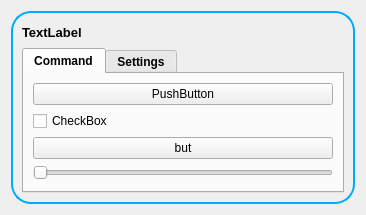
<?xml version="1.0" encoding="UTF-8"?>
<ui version="4.0">
 <class>sliderW</class>
 <widget class="QWidget" name="sliderW">
  <property name="geometry">
   <rect>
    <x>0</x>
    <y>0</y>
    <width>350</width>
    <height>214</height>
   </rect>
  </property>
  <property name="windowTitle">
   <string>Slider Widget</string>
  </property>
  <layout class="QVBoxLayout" name="verticalLayout">
   <item>
    <widget class="QFrame" name="frame">
     <property name="font">
      <font>
       <family>Tahoma</family>
       <pointsize>8</pointsize>
       <weight>50</weight>
       <italic>false</italic>
       <bold>false</bold>
      </font>
     </property>
     <property name="styleSheet">
      <string notr="true">#frame {
border-radius: 20px;
border: 2px solid rgb(0, 170, 255);
}	
</string>
     </property>
     <property name="frameShape">
      <enum>QFrame::Box</enum>
     </property>
     <property name="frameShadow">
      <enum>QFrame::Raised</enum>
     </property>
     <property name="lineWidth">
      <number>3</number>
     </property>
     <layout class="QVBoxLayout" name="verticalLayout_2">
      <item>
       <layout class="QHBoxLayout" name="horizontalLayout">
        <item>
         <widget class="QLabel" name="label">
          <property name="font">
           <font>
            <pointsize>10</pointsize>
            <weight>75</weight>
            <bold>true</bold>
           </font>
          </property>
          <property name="text">
           <string>TextLabel</string>
          </property>
         </widget>
        </item>
        <item>
         <spacer name="horizontalSpacer">
          <property name="orientation">
           <enum>Qt::Horizontal</enum>
          </property>
          <property name="sizeHint" stdset="0">
           <size>
            <width>40</width>
            <height>20</height>
           </size>
          </property>
         </spacer>
        </item>
        <item>
         <widget class="ClickableLabel" name="labelPos">
          <property name="autoFillBackground">
           <bool>true</bool>
          </property>
          <property name="text">
           <string/>
          </property>
          <property name="textFormat">
           <enum>Qt::PlainText</enum>
          </property>
          <property name="pixmap">
           <pixmap resource="appresources.qrc">:/Icons/Icons/icons8-données-dans-les-deux-directions-48.png</pixmap>
          </property>
          <property name="scaledContents">
           <bool>true</bool>
          </property>
         </widget>
        </item>
        <item>
         <spacer name="horizontalSpacer_2">
          <property name="orientation">
           <enum>Qt::Horizontal</enum>
          </property>
          <property name="sizeType">
           <enum>QSizePolicy::Fixed</enum>
          </property>
          <property name="sizeHint" stdset="0">
           <size>
            <width>20</width>
            <height>20</height>
           </size>
          </property>
         </spacer>
        </item>
        <item>
         <widget class="QLabel" name="labelDel">
          <property name="text">
           <string/>
          </property>
          <property name="pixmap">
           <pixmap resource="appresources.qrc">:/Icons/Icons/icons8-supprimer-pour-toujours-48.png</pixmap>
          </property>
         </widget>
        </item>
       </layout>
      </item>
      <item>
       <widget class="QTabWidget" name="tabWidget">
        <property name="sizePolicy">
         <sizepolicy hsizetype="MinimumExpanding" vsizetype="Expanding">
          <horstretch>0</horstretch>
          <verstretch>0</verstretch>
         </sizepolicy>
        </property>
        <property name="font">
         <font>
          <weight>75</weight>
          <bold>true</bold>
         </font>
        </property>
        <property name="currentIndex">
         <number>0</number>
        </property>
        <widget class="QWidget" name="tab">
         <attribute name="title">
          <string>Command</string>
         </attribute>
         <layout class="QVBoxLayout" name="verticalLayout_3">
          <item>
           <widget class="QPushButton" name="pushButton">
            <property name="text">
             <string>PushButton</string>
            </property>
           </widget>
          </item>
          <item>
           <widget class="QCheckBox" name="checkBox">
            <property name="text">
             <string>CheckBox</string>
            </property>
           </widget>
          </item>
          <item>
           <widget class="QPushButton" name="pushButton_2">
            <property name="text">
             <string>but</string>
            </property>
           </widget>
          </item>
          <item>
           <widget class="QSlider" name="horizontalSlider">
            <property name="minimumSize">
             <size>
              <width>300</width>
              <height>0</height>
             </size>
            </property>
            <property name="orientation">
             <enum>Qt::Horizontal</enum>
            </property>
           </widget>
          </item>
         </layout>
        </widget>
        <widget class="QWidget" name="tab_2">
         <attribute name="title">
          <string>Settings</string>
         </attribute>
        </widget>
       </widget>
      </item>
     </layout>
    </widget>
   </item>
  </layout>
 </widget>
 <customwidgets>
  <customwidget>
   <class>ClickableLabel</class>
   <extends>QLabel</extends>
   <header>clickablelabel.h</header>
  </customwidget>
 </customwidgets>
 <resources>
  <include location="appresources.qrc"/>
 </resources>
 <connections/>
</ui>
